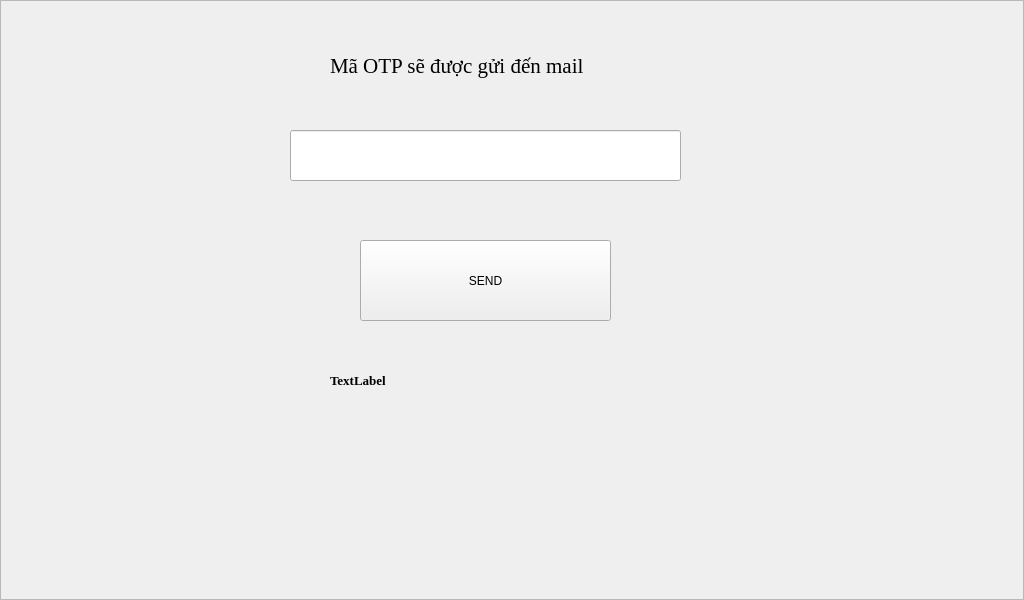
<?xml version="1.0" encoding="UTF-8"?>
<ui version="4.0">
 <class>MainWindow</class>
 <widget class="QMainWindow" name="MainWindow">
  <property name="geometry">
   <rect>
    <x>0</x>
    <y>0</y>
    <width>1024</width>
    <height>600</height>
   </rect>
  </property>
  <property name="windowTitle">
   <string>MainWindow</string>
  </property>
  <widget class="QWidget" name="centralwidget">
   <widget class="QFrame" name="frame">
    <property name="geometry">
     <rect>
      <x>0</x>
      <y>0</y>
      <width>1024</width>
      <height>600</height>
     </rect>
    </property>
    <property name="minimumSize">
     <size>
      <width>1024</width>
      <height>600</height>
     </size>
    </property>
    <property name="maximumSize">
     <size>
      <width>1024</width>
      <height>600</height>
     </size>
    </property>
    <property name="styleSheet">
     <string notr="true"/>
    </property>
    <property name="frameShape">
     <enum>QFrame::StyledPanel</enum>
    </property>
    <property name="frameShadow">
     <enum>QFrame::Raised</enum>
    </property>
    <widget class="QLabel" name="label_2">
     <property name="geometry">
      <rect>
       <x>330</x>
       <y>40</y>
       <width>361</width>
       <height>51</height>
      </rect>
     </property>
     <property name="font">
      <font>
       <family>Times New Roman</family>
       <pointsize>16</pointsize>
      </font>
     </property>
     <property name="text">
      <string>Mã OTP sẽ được gửi đến mail</string>
     </property>
    </widget>
    <widget class="QLineEdit" name="email_user">
     <property name="geometry">
      <rect>
       <x>290</x>
       <y>130</y>
       <width>391</width>
       <height>51</height>
      </rect>
     </property>
     <property name="readOnly">
      <bool>true</bool>
     </property>
    </widget>
    <widget class="QPushButton" name="semail_b">
     <property name="geometry">
      <rect>
       <x>360</x>
       <y>240</y>
       <width>251</width>
       <height>81</height>
      </rect>
     </property>
     <property name="text">
      <string>SEND</string>
     </property>
    </widget>
    <widget class="QLabel" name="thong_bao_email">
     <property name="geometry">
      <rect>
       <x>330</x>
       <y>360</y>
       <width>291</width>
       <height>41</height>
      </rect>
     </property>
     <property name="font">
      <font>
       <family>Times New Roman</family>
       <pointsize>10</pointsize>
       <weight>75</weight>
       <bold>true</bold>
      </font>
     </property>
     <property name="text">
      <string>TextLabel</string>
     </property>
    </widget>
   </widget>
  </widget>
  <widget class="QMenuBar" name="menubar">
   <property name="geometry">
    <rect>
     <x>0</x>
     <y>0</y>
     <width>1024</width>
     <height>26</height>
    </rect>
   </property>
  </widget>
 </widget>
 <resources/>
 <connections/>
</ui>
